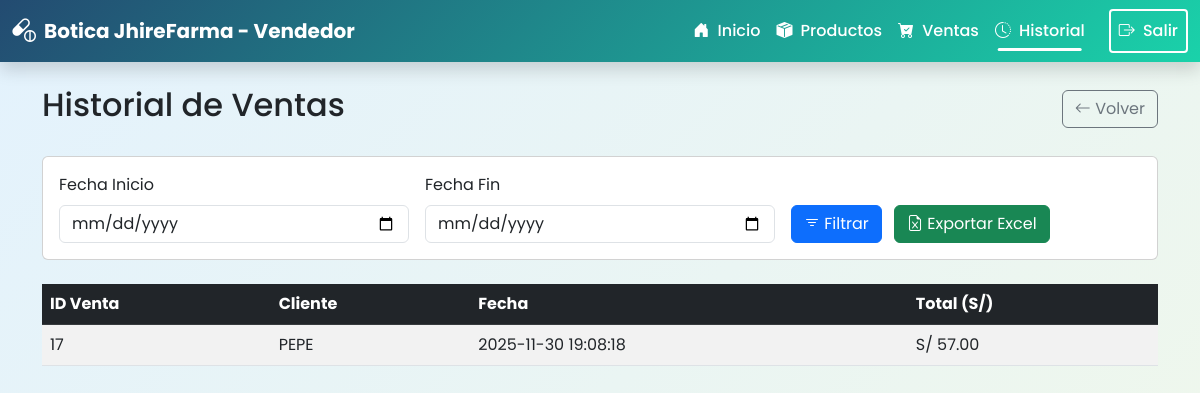
/index.php?route=vendedor/historial (signed in), run on the app's committed database.
### tables this page shows
CREATE TABLE `ventas` (
  `id` int(11) NOT NULL AUTO_INCREMENT,
  `id_usuario` int(11) NOT NULL,
  `fecha` datetime DEFAULT current_timestamp(),
  `total` decimal(10,2) NOT NULL,
  `metodo_entrega` enum('tienda','delivery') DEFAULT 'tienda',
  PRIMARY KEY (`id`),
  KEY `id_usuario` (`id_usuario`),
  CONSTRAINT `ventas_ibfk_1` FOREIGN KEY (`id_usuario`) REFERENCES `usuarios` (`id`)
);

CREATE TABLE `usuarios` (
  `id` int(11) NOT NULL AUTO_INCREMENT,
  `nombre` varchar(100) DEFAULT NULL,
  `dni` varchar(8) DEFAULT NULL,
  `edad` int(11) DEFAULT NULL,
  `usuario` varchar(50) DEFAULT NULL,
  `clave` varchar(255) DEFAULT NULL,
  `correo` varchar(100) DEFAULT NULL,
  `genero` varchar(20) DEFAULT NULL,
  `promociones` varchar(10) DEFAULT NULL,
  `direccion` varchar(150) DEFAULT NULL,
  `telefono` varchar(20) DEFAULT NULL,
  `rol` enum('cliente','vendedor','admin') DEFAULT 'cliente',
  PRIMARY KEY (`id`)
);

### app/autoload.php (called while the page is built, shortened)
<?php
spl_autoload_register(function ($class) {
    $prefix = 'App\\';
    $base_dir = __DIR__ . '/';
    $len = strlen($prefix);
    $relative_class = substr($class, $len);
    $file = $base_dir . str_replace('\\', '/', $relative_class) . '.php';
});

### app/Config/Database.php (called while the page is built, shortened)
<?php
class Database {
    private static $instance = null;
    private $connection;
    private $host = 'localhost';
    private $user = 'root';
    private $pass = '';
    private $name = 'botica';
    private function __construct() {
        $this->connection = new \mysqli($this->host, $this->user, $this->pass, $this->name);
        $this->connection->set_charset("utf8mb4");
    }
    public static function getInstance() {
        if (!self::$instance) {
            self::$instance = new Database();
        }
        return self::$instance;
    }
    public function getConnection() {
        return $this->connection;
    }
}

### app/Models/SalesDAO.php (called while the page is built, shortened)
<?php
class SalesDAO {
    private $db;
    public function __construct() {
        $this->db = Database::getInstance()->getConnection();
    }
    public function getSalesHistory($filters = []) {
        $sql = "SELECT v.id, v.fecha, v.total, u.nombre as usuario_nombre, u.rol, u.usuario
                FROM ventas v
                JOIN usuarios u ON v.id_usuario = u.id
                WHERE 1=1";
        $types = "";
        $params = [];
        if (!empty($filters['user_id'])) {
            $sql .= " AND v.id_usuario = ?";
            $types .= "i";
            $params[] = $filters['user_id'];
        }
        $sql .= " ORDER BY v.fecha DESC";
        $stmt = $this->db->prepare($sql);
        if (!empty($params)) {
            $stmt->bind_param($types, ...$params);
        }
        $stmt->execute();
        return $stmt->get_result();
    }
}

### app/Views/vendedor/historial_ventas.php (the view, shortened to what this page needs)
<?php
require __DIR__ . '/../layouts/header.php';
require __DIR__ . '/../layouts/navbar_vendedor.php';
?>
<div class="container mt-4">
    <div class="d-flex justify-content-between align-items-center mb-4">
        <h2>Historial de Ventas</h2>
        <a href="index.php?route=vendedor/dashboard" class="btn btn-outline-secondary">
            <i class="bi bi-arrow-left"></i> Volver
        </a>
    </div>
    <div class="card mb-4">
        <div class="card-body">
            <form id="filterForm" method="GET" action="index.php" class="row g-3 align-items-end">
                <div class="col-md-4">
                    <label class="form-label">Fecha Inicio</label>
                    <input type="date" id="startDate" name="start_date" class="form-control" value="<?php echo $_GET['start_date'] ?? ''; ?>">
                </div>
                <div class="col-md-4">
                    <label class="form-label">Fecha Fin</label>
                    <input type="date" id="endDate" name="end_date" class="form-control" value="<?php echo $_GET['end_date'] ?? ''; ?>">
                </div>
                <div class="col-md-4">
                    <button type="submit" class="btn btn-primary me-2">
                        <i class="bi bi-filter"></i> Filtrar
                    </button>
                    <button type="button" onclick="exportToExcel()" class="btn btn-success">
                        <i class="bi bi-file-earmark-excel"></i> Exportar Excel
                    </button>
                </div>
            </form>
        </div>
    </div>
    <div class="table-responsive">
        <table class="table table-striped table-hover">
            <thead class="table-dark">
                <tr>
                    <th>ID Venta</th>
                    <th>Cliente</th>
                    <th>Fecha</th>
                    <th>Total (S/)</th>
                </tr>
            </thead>
            <tbody>
                <?php
                $salesDAO = new \App\Models\SalesDAO();
                $filters = [
                    'user_id' => $_SESSION['usuario_id'],
                    'start_date' => $_GET['start_date'] ?? null,
                    'end_date' => $_GET['end_date'] ?? null
                ];
                $ventas = $salesDAO->getSalesHistory($filters);
                if ($ventas && $ventas->num_rows > 0):
                    while($v = $ventas->fetch_assoc()):
                ?>
                <tr>
                    <td><?php echo $v['id']; ?></td>
                    <td><?php echo htmlspecialchars($v['usuario_nombre']); ?></td>
                    <td><?php echo $v['fecha']; ?></td>
                    <td>S/ <?php echo number_format($v['total'], 2); ?></td>
                </tr>
                <?php endwhile; ?>
                <?php else: ?>
                    <tr><td colspan="4" class="text-center">No hay ventas registradas en este periodo</td></tr>
                <?php endif; ?>
            </tbody>
        </table>
    </div>
</div>
<?php require __DIR__ . '/../layouts/footer.php'; ?>

### public/assets/css/base/variables.css (style rules this page uses)
:root { --color-medical-blue: #2D5F8D; --color-pharmacy-green: #4CAF50; --color-clean-white: #FFFFFF; --color-light-cyan: #E3F2FD; --color-light-green: #F1F8E9; --color-dark-bg: #1A1A2E; --color-dark-card: #16213E; --color-dark-accent: #4CAF50; --color-success: #4CAF50; --color-warning: #FFA726; --color-danger: #EF5350; --color-info: #29B6F6; --gradient-primary: linear-gradient(135deg, #234b71 0%, #1ad2aa 100%); --gradient-light: linear-gradient(135deg, #E3F2FD 0%, #F1F8E9 100%); --gradient-dark: linear-gradient(135deg, #1A1A2E 0%, #16213E 100%); --font-primary: 'Poppins', sans-serif; --spacing-xs: 0.25rem; --spacing-sm: 0.5rem; --spacing-md: 1rem; --spacing-lg: 1.5rem; --spacing-xl: 2rem; --radius-sm: 0.25rem; --radius-md: 0.5rem; --radius-lg: 1rem; --shadow-sm: 0 2px 4px rgba(0, 0, 0, 0.1); --shadow-md: 0 4px 6px rgba(0, 0, 0, 0.1); --shadow-lg: 0 10px 15px rgba(0, 0, 0, 0.1); --shadow-xl: 0 20px 25px rgba(0, 0, 0, 0.15); }

### public/assets/css/base/global.css (style rules this page uses)
body { font-family: var(--font-primary); background: var(--gradient-light); min-height: 100vh; margin: 0; padding: 0; }

### data on the page
ventas: id "17", id_usuario.nombre "PEPE", fecha "2025-11-30 19:08:18", total "57.00"
